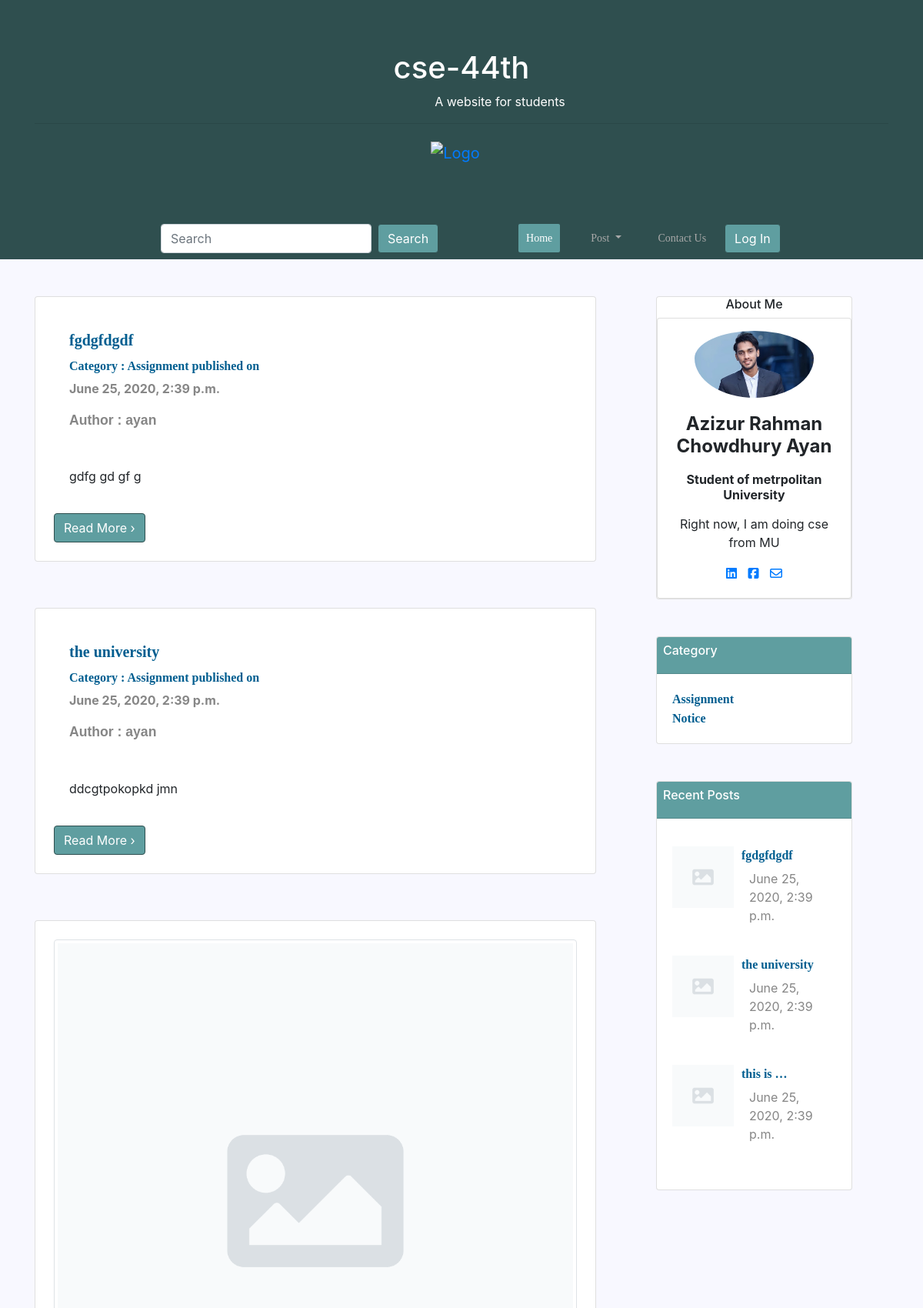
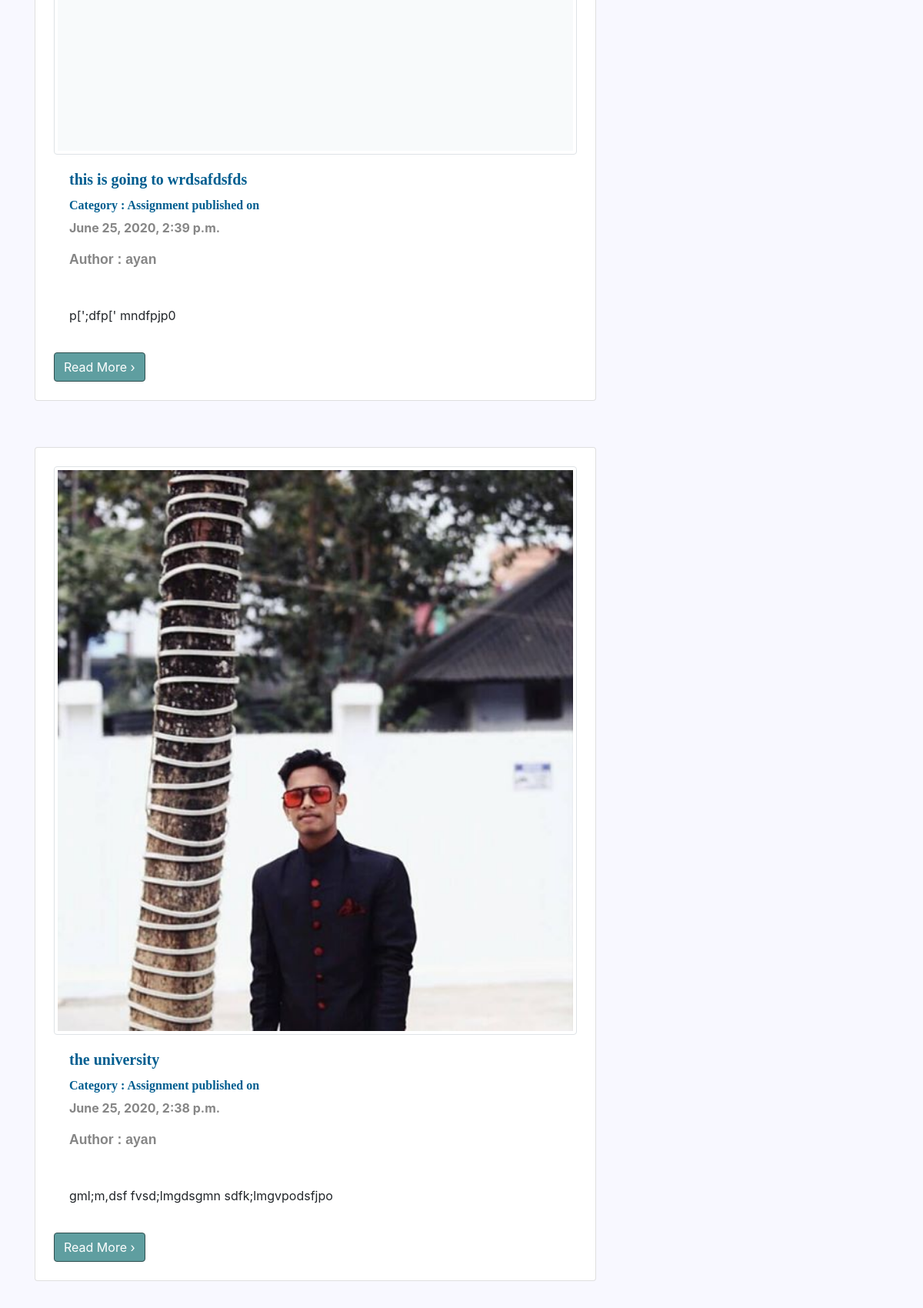
The page / (upper part) on the database its author committed (2 pictures, top to bottom).
### post/models.py (models this page shows)
class Post(models.Model):
    category = models.ForeignKey(Category, on_delete=models.CASCADE)
    postAuthor = models.CharField(max_length=200)
    postId = models.AutoField(primary_key=True, auto_created=True)
    postTitle = models.CharField(max_length=200)
    postTimeDate = models.DateTimeField(auto_now_add=True, auto_now=False, blank=True)
    postText = models.TextField()
    postUrl = models.TextField(blank=True)
    postImage = models.ImageField(blank=True, null=True)
    def get_photo_url(self):
        if self.postImage and hasattr(self.postImage, 'url'):
            return self.postImage.url
        else:
            return "/static/no.png"

class Category(models.Model):
    category = models.CharField(max_length=200, primary_key=True)
    def __str__(self):
        return self.category

### home/views.py (the view)
# urls.py: 2. Add a URL to urlpatterns:  path('', views.home, name='home')
def home(request):
    Posts = Post.objects.all().order_by('-postTimeDate')
    paginator = Paginator(Posts, 4)
    page = request.GET.get('page')
    Recent = Post.objects.all().order_by('-postTimeDate')[0:3]
    Posts = paginator.get_page(page)
    context = {'Posts': Posts,
               'Categories': Category.objects.all()[0:4],
               'RecentPost': Recent}
    return render(request, 'home/home.html', context)

### templates/home/home.html (shortened to what this page needs)
{% extends 'base.html' %}
{% load static %}
{% block hactive %}active{% endblock hactive %}
 {% block body %}
    <div class="row">
   <div class="col-sm-8">
    {% for post in Posts %}
       <div class="card pt-4 pl-4 pb-4 pr-4">
                     {% if post.postImage %}
                    <img src="{{ post.postImage.url }} " class="img-fluid img-thumbnail img-rounded"
                        alt="Responsive image">
 {% endif %}
                    <div class="card-body">
                        <div class="card-title">
                            <h5 class="card-title post-title"> {{ post.postTitle }} </h5>
                            <h6 class="post-category">Category : {{post.category}}
                                published on</h6>
                            <p class="post-time ">
                                {{ post.postTimeDate }}
                            </p>
                            <div class="post-time mb-5">
                                <p class="post">Author : {{ post.postAuthor |truncatewords:2 }}</p>
                            </div>
                            <div class="card-text">
                                <p class="post">{{ post.postText |truncatewords:40 | safe | linebreaks}}</p>
                            </div>
                        </div>                        </div>
                             <a href="{{ post.postId }}"> <span class="btn btn-primary">Read More &rsaquo;</span></a>
                    </div>
{% endfor %}
       </div>
        <div class="col-sm-3 ml-lg-5" >
          <div class="card text-center ">
                    <h6>About Me</h6>
<div class="card card-cascade">
  <div class="view view-cascade overlay">
    <img class="card-img-top rounded-circle pl-5 pr-5 pt-3" src="{% static 'aya.jpeg' %}" alt="Card image cap">
  </div>
  <div class="card-body card-body-cascade text-center">
    <h4 class="card-title"><strong>Azizur Rahman Chowdhury Ayan</strong></h4>
    <h6 class="font-weight-bold indigo-text py-2">Student of metrpolitan University</h6>
    <p class="card-text">Right now, I am doing cse from MU
    </p>
    <a href="https://www.linkedin.com/in/azizur-rahman-720636165"  class="btn-floating btn-small btn-fb"><i class="fa fa-linkedin-square

"></i></a>
    <a href="https://www.facebook.com/imayanchy/" class="btn-floating btn-small btn-tw" style="padding:10px;"><i class="fa fa-facebook-square

"></i></a>
    <a href="mailto:aaziz9642@gmail.com"  class="btn-floating btn-small btn-dribbble"><i class="fa fa-envelope-o"></i></a>
  </div>
</div>
                </div>
                 <div class="card mt-5">
                    <div class="card-header pl-2 pt-2 card-titles">
                        <h6>Category</h6>
                    </div>
                    <div class="card-body">
                          {% for post in Categories %}
                        <a href="#">
                            <span id="heading"> {{ post.category }} </span>
                        </a><br>
                           {% endfor %}
                    </div>
                </div>
 <div class="card mt-5">
                    <div class="card-header pl-2 pt-2 card-titles">
                        <h6>Recent Posts</h6>
                    </div>
                    <div class="card-body">
                        <div class="mt-3">
                             {% for post in RecentPost%}
                            <img style="float:left;" class="d-inline-block" src="{{ post.get_photo_url }}" height=80;
                                width=80; alt="abc">
                            <a href="{{ post.postId }}">
                                <p  style="margin-left:90px;" id="heading">
                                    {{ post.postTitle |truncatewords:2 }}
                                </p>
                            </a>
                            <p style="margin-left:100px; margin-top:-10px;" class="description">{{ post.postTimeDate }}</p>
                            <br>
                             {% endfor %}
                        </div>
                    </div>
                </div>
        </div>
</div>
 {% endblock body %}

### static/css/publicfile.css (style rules this page uses)
body { background-color :#F8F8FF; }
.btn-primary { background-color:#5F9EA0 !important; border-color:#2F4F4F !important; }
.card-titles { background-color:#5F9EA0 !important; color:#FFF }
#heading { font-family:bitter,georgia,"times new roman",times,serif; font-weight:bold; color:#005E90; }
.description { color:#868686; fon-weight:bold; margin-top:-2px; }
.post-title { font-family:bitter,georgia,"times new roman",times,serif; font-weight:bold; color:#005E90; }
.post-time { color:#868686; font-weight:bold; }
.post-category { font-family:bitter,georgia,"times new roman",times,serif; font-weight:bold; color:#005E90; }
.post { font-size: 1.1em; font-family: "lucida sans Unicode","Lucida Grand",sans-serif; text-align:justify; }

### rows shown on the page
Post: postTitle "fgdgfdgdf", category "Assignment", postTimeDate "June 25, 2020, 2:39 p.m.", postAuthor "ayan", postText "gdfg gd gf g"
Post: postTitle "the university", category "Assignment", postTimeDate "June 25, 2020, 2:39 p.m.", postAuthor "ayan", postText "ddcgtpokopkd jmn"
Post: postImage (picture), postTitle "this is going to wrdsafdsfds", category "Assignment", postTimeDate "June 25, 2020, 2:39 p.m.", postAuthor "ayan", postText "p[';dfp[' mndfpjp0", get_photo_url (picture), postTitle "this is …"
Post: postImage (picture), postTitle "the university", category "Assignment", postTimeDate "June 25, 2020, 2:38 p.m.", postAuthor "ayan", postText "gml;m,dsf fvsd;lmgdsgmn sdfk;lmgvpodsfjpo"
Category: category "Assignment"
Category: category "Notice"
